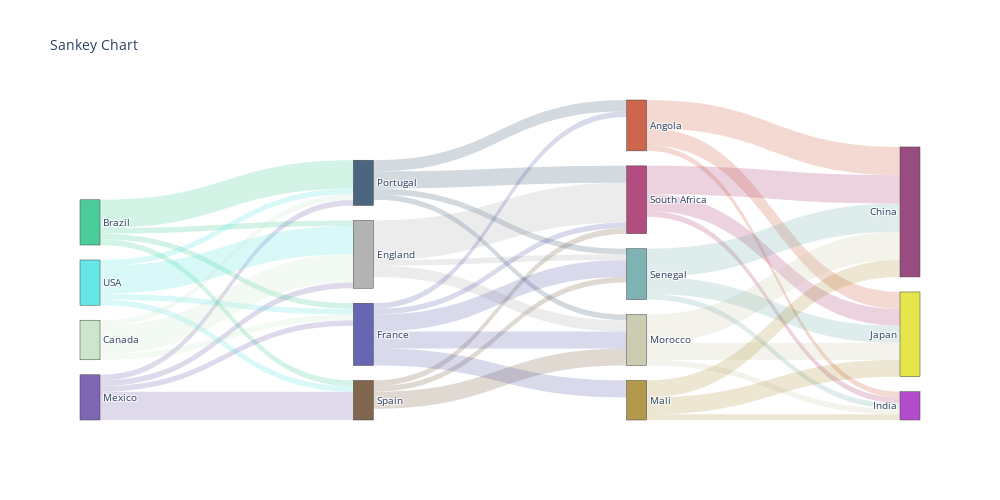

Write notebook code for a chart like this one.
### Markdown cell above
# Data Load

### Code cell
df= pd.read_csv('sample_data_4.csv')
df_ = sc.process_data(df)
sc.plot_sankey(df_,opacity=0.2,title='Sankey Chart')

### Figure 1 — Plotly figure (JSON) as saved in the notebook; plotly's stock layout.template omitted (floating-point values rounded to 4 significant figures)
{"data": [{"link": {"color": ["rgba(96, 64, 160, 0.2)", "rgba(96, 64, 160, 0.2)", "rgba(96, 64, 160, 0.2)", "rgba(96, 64, 160, 0.2)", "rgba(32, 192, 128, 0.2)", "rgba(32, 192, 128, 0.2)", "rgba(32, 192, 128, 0.2)", "rgba(32, 192, 128, 0.2)", "rgba(64, 224, 224, 0.2)", "rgba(64, 224, 224, 0.2)", "rgba(64, 224, 224, 0.2)", "rgba(64, 224, 224, 0.2)", "rgba(192, 224, 192, 0.2)", "rgba(192, 224, 192, 0.2)", "rgba(192, 224, 192, 0.2)", "rgba(32, 64, 96, 0.2)", "rgba(32, 64, 96, 0.2)", "rgba(32, 64, 96, 0.2)", "rgba(32, 64, 96, 0.2)", "rgba(96, 64, 32, 0.2)", "rgba(96, 64, 32, 0.2)", "rgba(96, 64, 32, 0.2)", "rgba(160, 160, 160, 0.2)", "rgba(160, 160, 160, 0.2)", "rgba(160, 160, 160, 0.2)", "rgba(64, 64, 160, 0.2)", "rgba(64, 64, 160, 0.2)", "rgba(64, 64, 160, 0.2)", "rgba(64, 64, 160, 0.2)", "rgba(64, 64, 160, 0.2)", "rgba(160, 32, 96, 0.2)", "rgba(160, 32, 96, 0.2)", "rgba(160, 32, 96, 0.2)", "rgba(192, 64, 32, 0.2)", "rgba(192, 64, 32, 0.2)", "rgba(192, 64, 32, 0.2)", "rgba(192, 192, 160, 0.2)", "rgba(192, 192, 160, 0.2)", "rgba(192, 192, 160, 0.2)", "rgba(96, 160, 160, 0.2)", "rgba(96, 160, 160, 0.2)", "rgba(96, 160, 160, 0.2)", "rgba(160, 128, 32, 0.2)", "rgba(160, 128, 32, 0.2)", "rgba(160, 128, 32, 0.2)"], "hovertemplate": "%{target.customdata} has total value %{value}<extra></extra>", "source": [9, 9, 9, 9, 1, 1, 1, 1, 15, 15, 15, 15, 2, 2, 2, 11, 11, 11, 11, 14, 14, 14, 4, 4, 4, 5, 5, 5, 5, 5, 13, 13, 13, 0, 0, 0, 10, 10, 10, 12, 12, 12, 8, 8, 8], "target": [14, 11, 4, 5, 11, 14, 4, 5, 11, 14, 4, 5, 11, 4, 5, 13, 0, 10, 12, 13, 10, 12, 13, 10, 12, 13, 0, 10, 12, 8, 3, 7, 6, 3, 7, 6, 3, 7, 6, 3, 7, 6, 3, 7, 6], "value": [5, 1, 1, 1, 5, 1, 1, 1, 1, 1, 5, 1, 1, 5, 1, 3, 2, 1, 1, 1, 3, 1, 7, 2, 1, 1, 1, 3, 3, 3, 5, 3, 1, 5, 3, 1, 5, 3, 1, 5, 3, 1, 3, 3, 1]}, "node": {"color": ["rgba(192, 64, 32, 0.8)", "rgba(32, 192, 128, 0.8)", "rgba(192, 224, 192, 0.8)", "rgba(128, 32, 96, 0.8)", "rgba(160, 160, 160, 0.8)", "rgba(64, 64, 160, 0.8)", "rgba(160, 32, 192, 0.8)", "rgba(224, 224, 32, 0.8)", "rgba(160, 128, 32, 0.8)", "rgba(96, 64, 160, 0.8)", "rgba(192, 192, 160, 0.8)", "rgba(32, 64, 96, 0.8)", "rgba(96, 160, 160, 0.8)", "rgba(160, 32, 96, 0.8)", "rgba(96, 64, 32, 0.8)", "rgba(64, 224, 224, 0.8)"], "customdata": ["Angola", "Brazil", "Canada", "China", "England", "France", "India", "Japan", "Mali", "Mexico", "Morocco", "Portugal", "Senegal", "South Africa", "Spain", "USA"], "hovertemplate": "%{customdata} has total value %{value}<extra></extra>", "label": ["Angola", "Brazil", "Canada", "China", "England", "France", "India", "Japan", "Mali", "Mexico", "Morocco", "Portugal", "Senegal", "South Africa", "Spain", "USA"], "pad": 15, "thickness": 20}, "type": "sankey"}], "layout": {"font": {"size": 10}, "height": 500, "title": {"text": "Sankey Chart"}, "width": 1000}}
